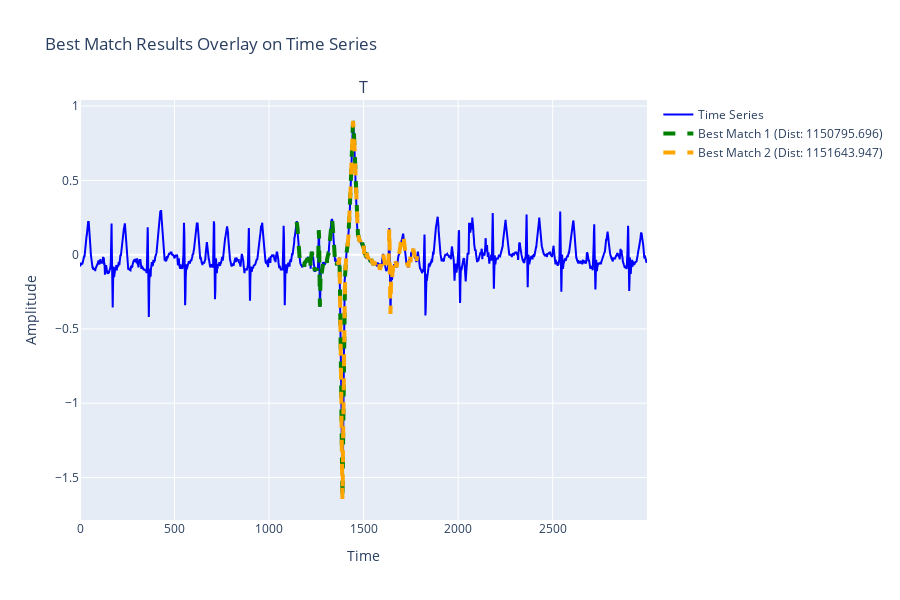

Notebook cell for this chart:
### Markdown cell above
Чтобы было легче интерпретировать результаты поиска, выполните визуализацию с помощью `plot_bestmatch_results()` из модуля *plots.py*.

### Code cell
# Выполняем визуализацию
plot_bestmatch_results(ts, query, naive_bestmatch_results)

### Figure 1 — Plotly figure (JSON) as saved in the notebook; plotly's stock layout.template omitted (floating-point values rounded to 4 significant figures; data arrays with more than 128 entries replaced by an {"elided": "..."} marker saying what was removed)
{"data": [{"line": {"color": "blue"}, "name": "Time Series", "type": "scatter", "x": {"elided": "3000 int values"}, "xaxis": "x", "y": {"elided": "3000 float values"}, "yaxis": "y"}, {"line": {"color": "green", "dash": "dash", "width": 4}, "name": "Best Match 1 (Dist: 1150795.696)", "type": "scatter", "x": {"elided": "421 int values"}, "xaxis": "x", "y": {"elided": "421 float values"}, "yaxis": "y"}, {"line": {"color": "orange", "dash": "dash", "width": 4}, "name": "Best Match 2 (Dist: 1151643.947)", "type": "scatter", "x": {"elided": "421 int values"}, "xaxis": "x", "y": {"elided": "421 float values"}, "yaxis": "y"}], "layout": {"annotations": [{"font": {"size": 16}, "showarrow": false, "text": "T", "x": 0.5, "xanchor": "center", "xref": "paper", "y": 1, "yanchor": "bottom", "yref": "paper"}], "height": 600, "title": {"text": "Best Match Results Overlay on Time Series"}, "xaxis": {"anchor": "y", "domain": [0, 1], "title": {"text": "Time"}}, "yaxis": {"anchor": "x", "domain": [0, 1], "title": {"text": "Amplitude"}}}}
